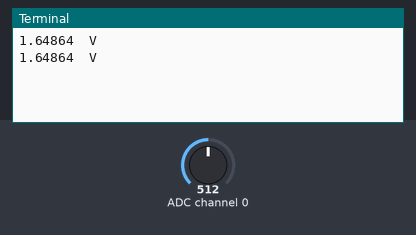
Simulated run of this program. Board: Raspberry Pi (BCM pin numbers). Shown: the last lines printed to the terminal. Inputs (shaded band) come from the test bench; at power-on: ADC channel 0 = 512 (analog values on the 0–1023 scale).

Above: at 1.2 s.
1.3 s: ADC channel 0 set to 716
At 2.4 s:
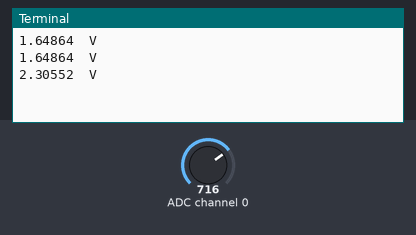
2.8 s: ADC channel 0 set to 900
At 3.8 s:
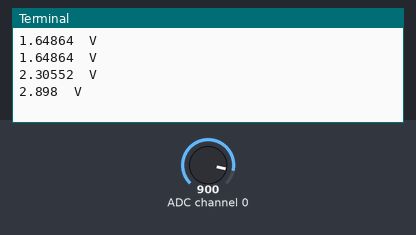
Timing chart, 0 to 5.8 s (numbered marks = the images above; inputs shaded):
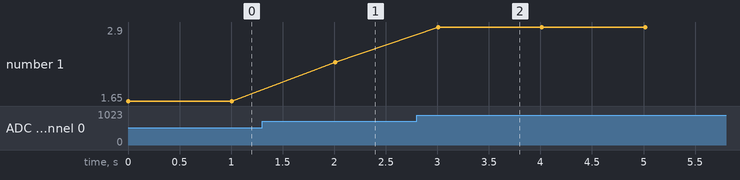

Measured:
- after the input at 1.3 s, the terminal: prints a new line after 0.71 s (image 1)
- after the input at 2.8 s, the terminal: prints a new line after 0.21 s (image 2)
- plotted number 1: 1.65 → 2.31 after the input at 1.3 s, 2.31 → 2.9 after the input at 2.8 s

The program:

fotowiderstand.py
```python
#!/usr/bin/python3
# Datei fotowiderstand.py
import spidev
import time
spi = spidev.SpiDev()
spi.open(0,1)
spi.max_speed_hz = 5000
while True:
    antwort = spi.xfer([1,128,0])
    if 0 <= antwort[1] <=3:
        wert = ((antwort[1] * 256) + antwort[2]) * 0.00322
        print(wert, " V")
        time.sleep(1)
```
